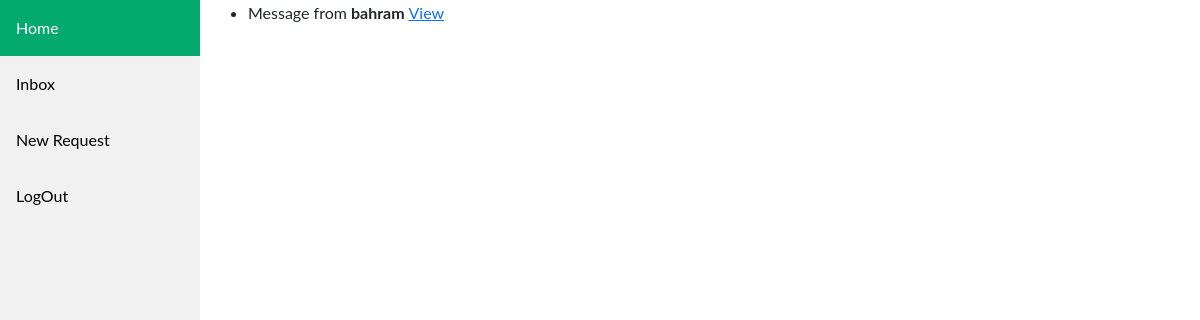
Page /inbox/ (signed in) on the earlier database version.
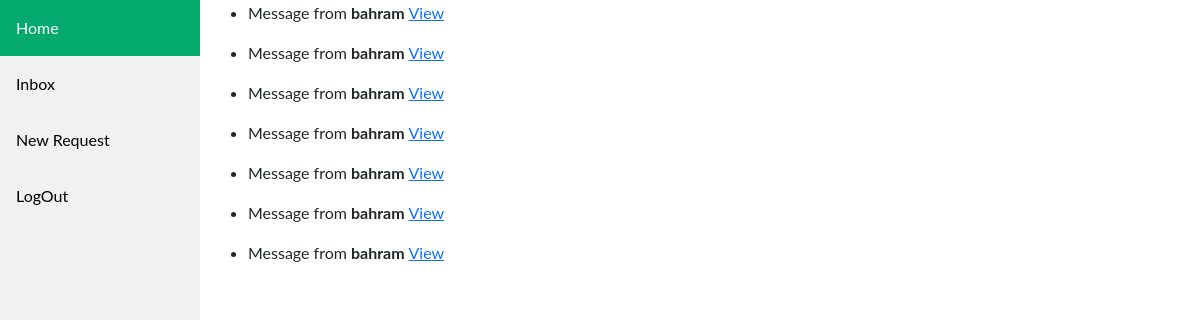
Same page on the later database version.
### core/models.py (models this page shows, shortened)
class Message(models.Model):
    start = models.DateTimeField()
    end = models.DateTimeField()
    created = models.DateTimeField(auto_now_add=True)
    updated = models.DateTimeField(auto_now=True)
    sender = models.CharField(max_length=100)
    receiver = models.CharField(max_length=100)
    description = models.TextField()
    is_reply = models.BooleanField(default=False)
    CHOICE = [
        ('Agree', 'agree'),
        ('DisAgree', 'disagree')
    ]
    manager_choice = models.CharField(max_length=8, choices=CHOICE)
    class Meta:
        ordering = ('-created',)

### core/views.py (the view)
# urls.py: path('inbox/', inbox, name='inbox'),
@cache_control(no_cache=True, must_revalidate=True, no_store=True)
@login_required()
def inbox(request):
    user = request.user
    reply = Reply.objects.filter(
        message__sender=user,
        is_done=False
    )
    new_msg = Message.objects.filter(
        receiver=user,
        is_reply=False
    )
    return render(request, 'core/inbox.html', {'reply': reply,
                                               'new_msg': new_msg})

### templates/core/inbox.html (shortened to what this page needs)
{% extends 'core/base.html' %}
{% block content %}
    {% if new_msg %}
        {% for msg in new_msg %}
            <ul>
                <li>
                    <p>
                        Message from
                        <b>
                            {{ msg.sender }}
                        </b>
                        <a href="{% url 'core:message_detail' msg.id %}">  View</a>
                    </p>
                </li>
            </ul>
        {% endfor %}
    {% endif %}
{% endblock %}

### templates/core/base.html (shortened to what this page needs)
<head>
    <link href="https://cdn.jsdelivr.net/npm/bootstrap@5.2.0/dist/css/bootstrap.min.css" rel="stylesheet">
</head>
<body>
<!DOCTYPE html>
<html>
<head>
</head>
<body>
<div class="sidebar">
  <a class="active" href="{% url 'core:dashboard' %}">Home</a>
  <a href="{% url 'core:inbox' %}">Inbox</a>
  <a href="{% url 'core:leave_request' %}">New Request</a>
  <a href="{% url 'accounts:logout' %}">LogOut</a>
</div>
<div class="content">
    {% block content %}
    {% endblock %}
</div>
</body>
</html>
</body>

### templates/core/base.html (style rules this page uses)
body { margin: 0; font-family: "Lato", sans-serif; }
.sidebar { margin: 0; padding: 0; width: 200px; background-color: #f1f1f1; position: fixed; height: 100%; overflow: auto; }
.sidebar a { display: block; color: black; padding: 16px; text-decoration: none; }
.sidebar a.active { background-color: #04AA6D; color: white; }
div.content { margin-left: 200px; padding: 1px 16px; height: 1000px; }

Differences in the rows shown:
added Message: sender "bahram"
added Message: sender "bahram"
added Message: sender "bahram"
added Message: sender "bahram"
added Message: sender "bahram"
added Message: sender "bahram"
